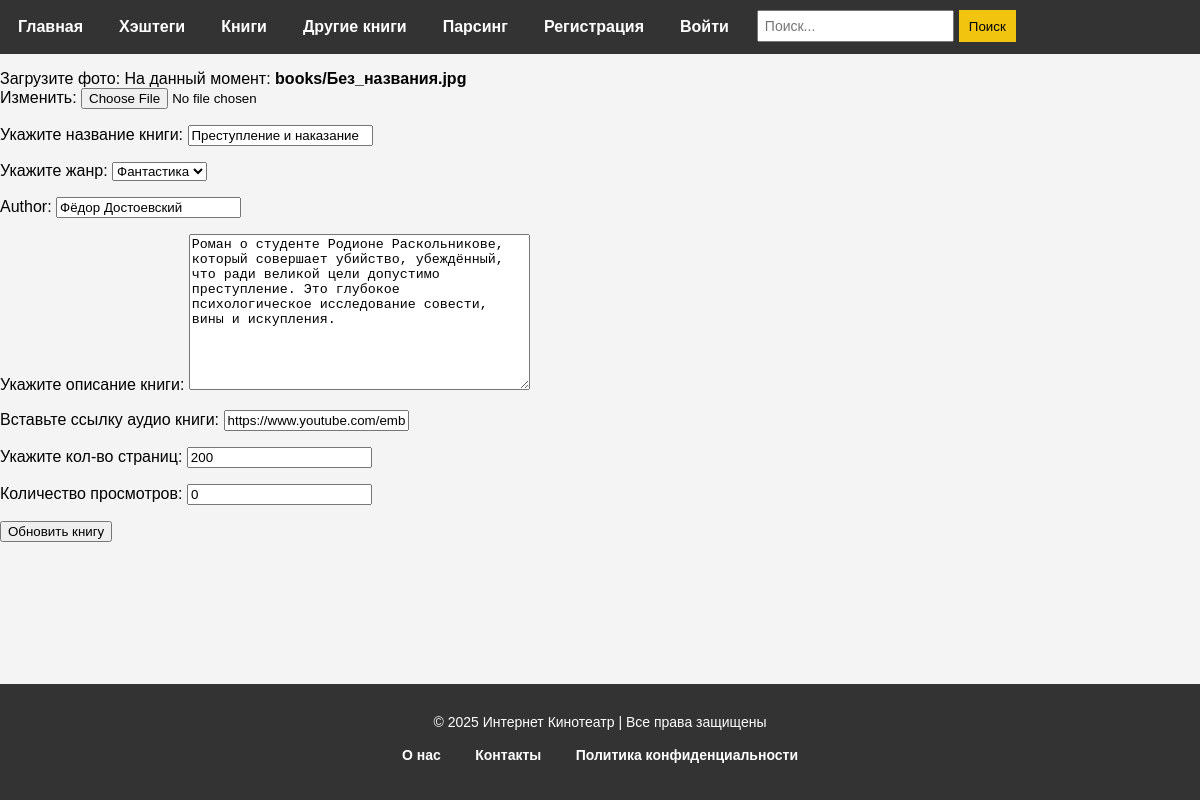
The app's page /book_list/1/update/, older data.
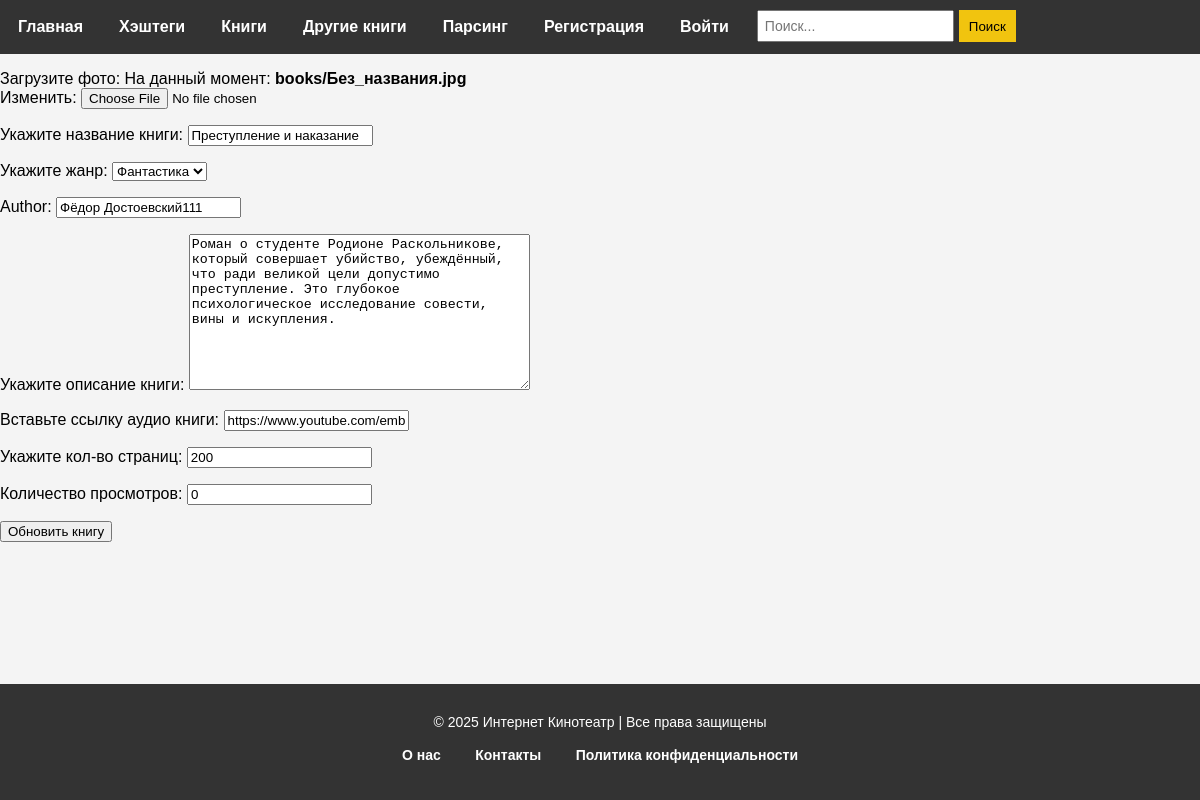
The same page, newer data.
### books/models.py (models this page shows, shortened)
class Book(models.Model):
    GENRE = (
        ('Фантастика', 'Фантастика'),
        ('История', 'История'),
        ('Ужасы', 'Ужасы')
    )
    image = models.ImageField(upload_to='books/', verbose_name='Загрузите фото')
    title = models.CharField(max_length=100, verbose_name='Укажите название книги')
    create_at = models.DateTimeField(auto_now_add=True)
    genre = models.CharField(max_length=100, choices=GENRE, verbose_name='Укажите жанр',
                             default='История')
    author = models.CharField(max_length=100, default='Иванов Иван')
    description = models.TextField(verbose_name='Укажите описание книги')
    audio_book = models.URLField(verbose_name='Вставьте ссылку аудио книги')
    page_number = models.PositiveIntegerField(verbose_name='Укажите кол-во страниц', default=200,
                                              null=True)
    views = models.PositiveIntegerField(
        default=0, verbose_name="Количество просмотров", null=True
    )  # Поле просмотров
    class Meta:
        verbose_name = 'книгу'
        verbose_name_plural = 'книги'

### books/views.py (the view, shortened to what this page needs)
class UpdateBookView(generic.UpdateView):
    template_name = 'books/update_book.html'
    form_class = forms.BookForm
    success_url = '/book_list/'
    def get_object(self,  **kwargs):
        book_id = self.kwargs.get('id')
        return get_object_or_404(models.Book, id=book_id)

### books/forms.py
class BookForm(forms.ModelForm):
  class Meta:
    model = models.Book
    fields = "__all__"

### templates/books/update_book.html (shortened to what this page needs)
{% load static %}
<!DOCTYPE html>
<html lang="ru">
<head>
    <link rel="stylesheet" href="{% static 'css/header_and_footer/menu.css' %}">
    <link rel="stylesheet" href="{% static 'css/film_and_film_detail/cards.css' %}">
    <link rel="stylesheet" href="{% static 'css/header_and_footer/footer.css' %}">
</head>
<body>
{% include 'components/header.html' %}
<form  method="POST" enctype="multipart/form-data">
  {{ form.as_p }}
  <button type="submit">Обновить книгу</button>
</form>
{% include 'components/footer.html' %}
</body>
</html>

Row changes from the older to the newer data that the page shows:
changed Book "Преступление и наказание": author "Фёдор Достоевский" → "Фёдор Достоевский111"
